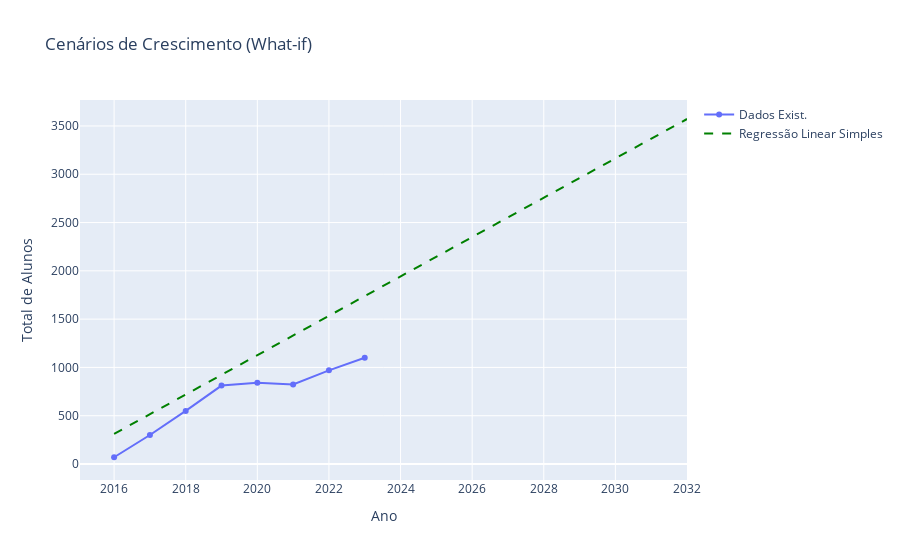

This figure's notebook cell:
### Markdown cell above
## Cenários What-if

### Code cell
# Definindo o fator de aumento (em decimal, por exemplo, 0.1 para um aumento de 10%)
aumento = 0.5  # Isso representa um aumento de 10% TODO: receber como parâmetro no Streamlit
anos = 10

# Aplicando o aumento ao conjunto de dados original
alunos_exist_aumento = alunos_exist * (1 + aumento)

# Ajustando a regressão linear ao conjunto de dados com aumento
modelo_regressao_aumento = LinearRegression()
modelo_regressao_aumento.fit(anos_exist.reshape(-1, 1), alunos_exist_aumento)

anos_futuros_regressao = np.arange(anos_exist[0], anos_exist[-1] + anos).reshape(-1, 1) #TODO: receber como parâmetro no Streamlit o número de anos
forecast_regressao_aumento = modelo_regressao_aumento.predict(anos_futuros_regressao)

# Arredondando os valores de forecast_regressao_aumento para inteiros
forecast_regressao_aumento_int = np.round(forecast_regressao_aumento).astype(int)



# Criando o gráfico com Plotly
fig = go.Figure()

# Adicionando dados existentes
fig.add_trace(go.Scatter(x=anos_exist, y=alunos_exist, mode='lines+markers', name='Dados Exist.'))

# Adicionando previsões
fig.add_trace(go.Scatter(x=anos_futuros_regressao.flatten(), y=forecast_regressao_aumento_int, mode='lines', name='Regressão Linear Simples', line=dict(dash='dash', color='green')))


# Personalizando layout
fig.update_layout(title='Cenários de Crescimento (What-if)',
                  xaxis_title='Ano',
                  yaxis_title='Total de Alunos')

# Exibindo o gráfico
fig.show()

### Figure 1 — Plotly figure (JSON) as saved in the notebook; plotly's stock layout.template omitted (floating-point values rounded to 4 significant figures)
{"data": [{"mode": "lines+markers", "name": "Dados Exist.", "type": "scatter", "x": [2016, 2017, 2018, 2019, 2020, 2021, 2022, 2023], "y": [70, 300, 550, 812, 841, 824, 970, 1100]}, {"line": {"color": "green", "dash": "dash"}, "mode": "lines", "name": "Regressão Linear Simples", "type": "scatter", "x": [2016, 2017, 2018, 2019, 2020, 2021, 2022, 2023, 2024, 2025, 2026, 2027, 2028, 2029, 2030, 2031, 2032], "y": [312, 516, 719, 923, 1127, 1331, 1534, 1738, 1942, 2146, 2350, 2553, 2757, 2961, 3165, 3368, 3572]}], "layout": {"title": {"text": "Cenários de Crescimento (What-if)"}, "xaxis": {"title": {"text": "Ano"}}, "yaxis": {"title": {"text": "Total de Alunos"}}}}
